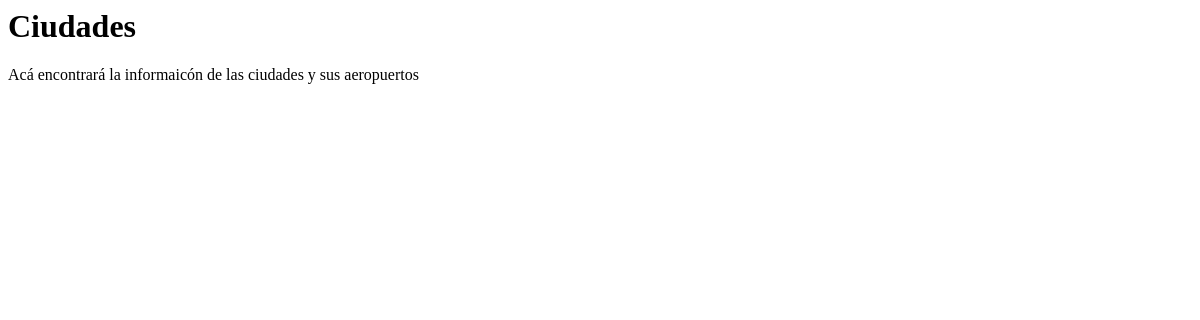
The app's page /, older data.
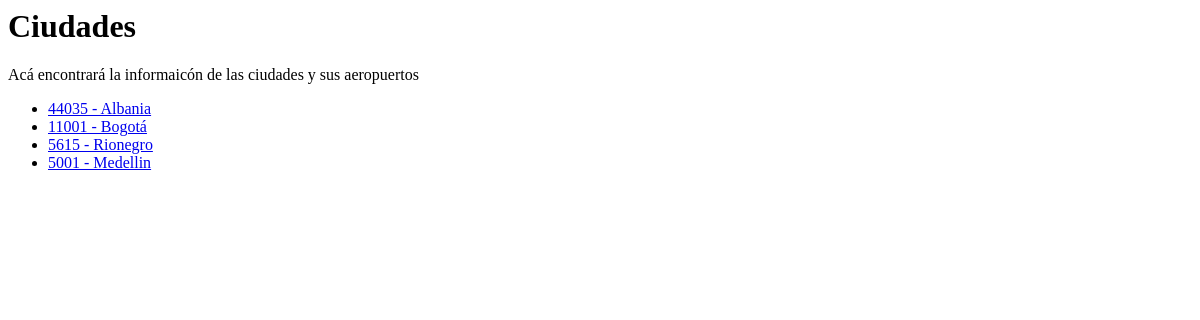
The same page, newer data.
### vuelos/models.py (models this page shows)
class Ciudad(models.Model):
    COUNTRIES = [
        ('CO', 'Colombia'),
    ]
    nombre = models.CharField(max_length=64)
    pais = models.CharField(max_length=64, choices=COUNTRIES)
    codigo = models.IntegerField()
    bandera = models.FileField(upload_to='banderas/', null=True, blank=True)
    def __str__(self) -> str:
        return str(self.codigo) + " - " + self.nombre

### vuelos/views.py (the view)
# urls.py: path('', views.index, name='index'),
def index(request):
    ciudades = Ciudad.objects.filter(codigo__gte=50)
    datos = {
        'lista_ciudades': ciudades,
    }
    return HttpResponse(render(request, 'ciudades.html', datos))

### vuelos/templates/ciudades.html
<h1>Ciudades</h1>
<p>Acá encontrará la informaicón de las ciudades y sus aeropuertos</p>
<ul>
    {% for  ciudad in lista_ciudades %}
        <li><a href="aeropuertos?ciudad={{ciudad.codigo}}">{{ ciudad }}</a></li>
    {% endfor %}
</ul>

Row changes from the older to the newer data that the page shows:
added Ciudad: codigo+nombre "44035 - Albania"
added Ciudad: codigo+nombre "11001 - Bogotá"
added Ciudad: codigo+nombre "5615 - Rionegro"
added Ciudad: codigo+nombre "5001 - Medellin"
